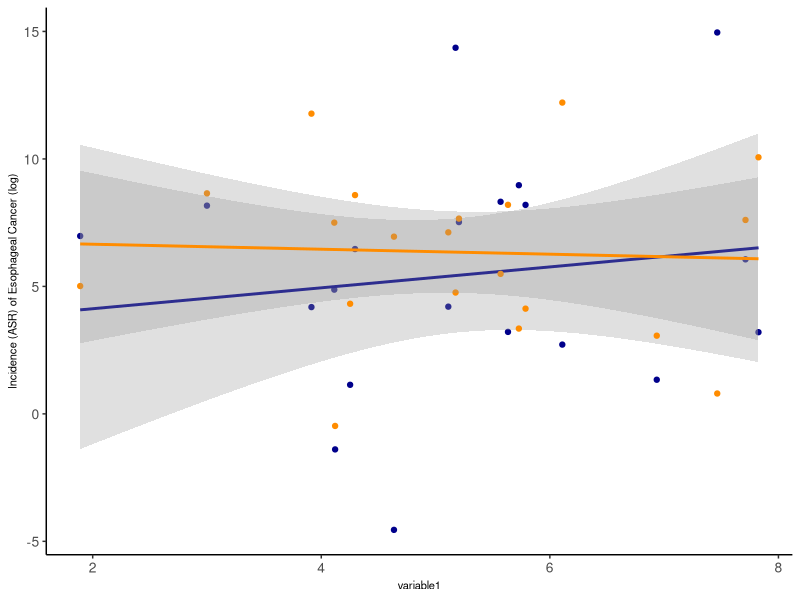
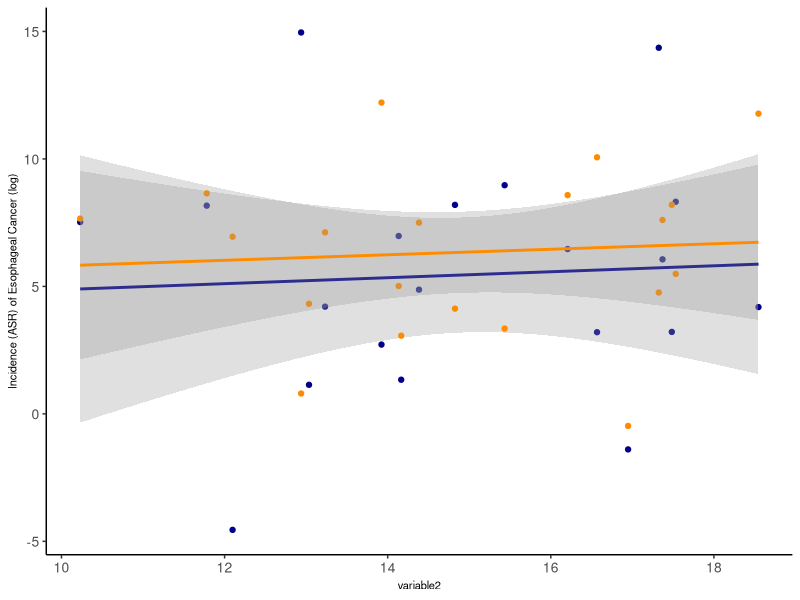
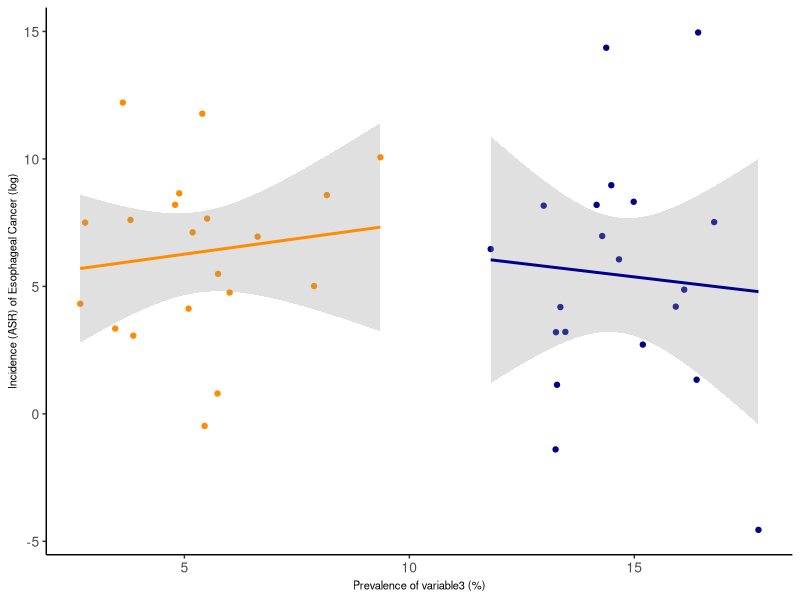
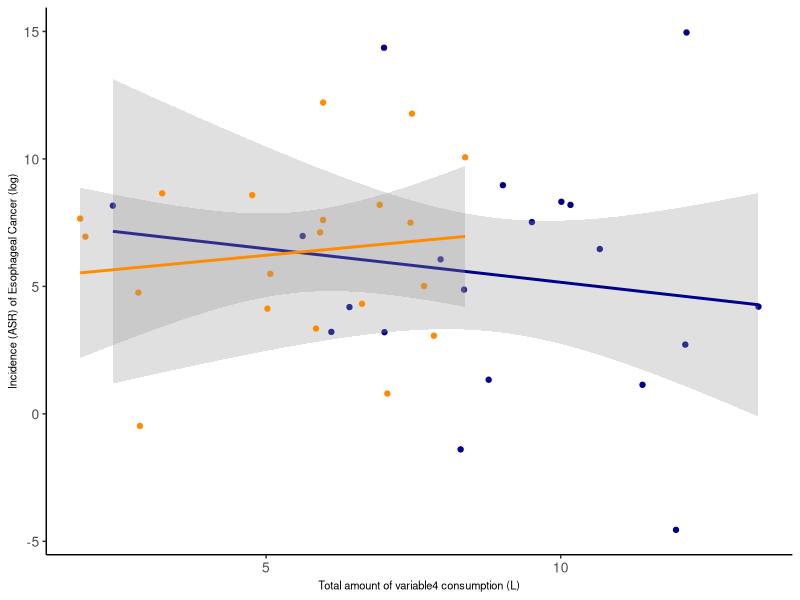
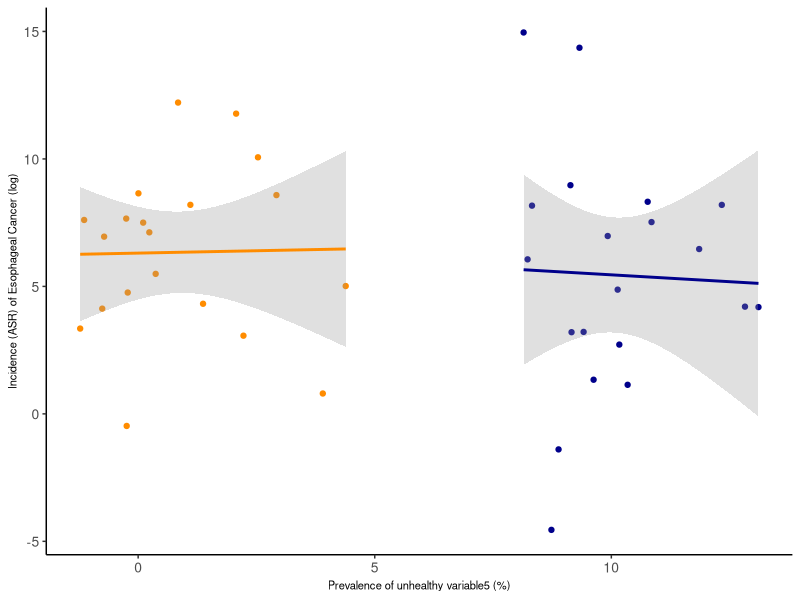
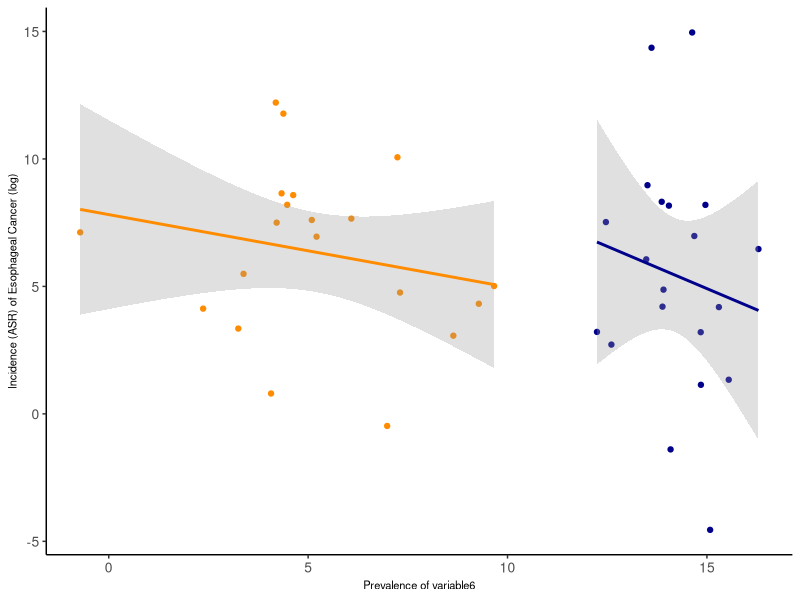
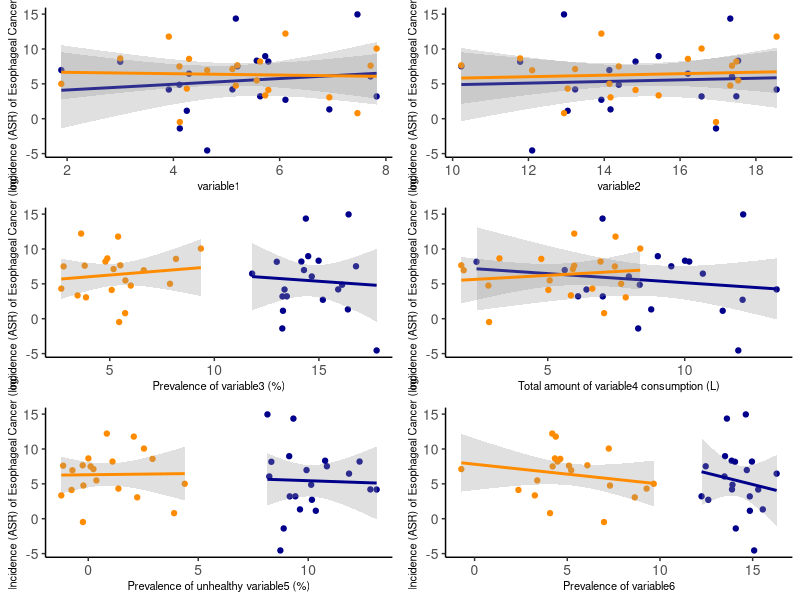

Reproduce these figures in R, in order.
## ---- chunk 1
# library(haven) # read dta file
library(ggplot2)
library(ggpubr)

rm(list=ls())
data <- read.csv("my_database.csv")
names(data)
str(data)

## ---- chunk 2
##### Sex #####
## variable1
variable1.m <- ggplot(data = data,
                mapping = aes(x = variable1, y = male_data)) +
  theme_classic() +
  geom_point(colour = "darkblue") +
  stat_smooth(method = 'lm',colour = "darkblue", alpha = 0.3,se = TRUE) +
  xlab("variable1") +
  ylab("Incidence (ASR) of Esophageal Cancer (log)") +   
  theme(axis.title.x = element_text(size = 8),         
        axis.title.y = element_text(size = 8),
        axis.text.x = element_text(size = 10),
        axis.text.y = element_text(size = 10))

variable1.m.f <- variable1.m +
  geom_point(aes(x = variable1, y = female_data),colour = "darkorange") +
  stat_smooth(aes(x = variable1, y = female_data),method = 'lm',
              colour = "darkorange", alpha = 0.3,se = TRUE)

variable1.m.f

## variable2
variable2.m <- ggplot(data = data,
                mapping = aes(x = variable2, y = male_data)) +
  theme_classic() +
  geom_point(colour = "darkblue") +
  stat_smooth(method = 'lm',colour = "darkblue", alpha = 0.3,se = TRUE) +
  xlab("variable2") +
  ylab("Incidence (ASR) of Esophageal Cancer (log)") +   
  theme(axis.title.x = element_text(size = 8),         
        axis.title.y = element_text(size = 8),
        axis.text.x = element_text(size = 10),
        axis.text.y = element_text(size = 10))

variable2.m.f <- variable2.m +
  geom_point(aes(x = variable2, y = female_data),colour = "darkorange") +
  stat_smooth(aes(x = variable2, y = female_data),method = 'lm',
              colour = "darkorange", alpha = 0.3,se = TRUE)

variable2.m.f

## variable3....
variable3.m <- ggplot(data = data,
                mapping = aes(x = variable3.male, y = male_data)) +
  theme_classic() +
  geom_point(colour = "darkblue") +
  stat_smooth(method = 'lm',colour = "darkblue", alpha = 0.3,se = TRUE) +
  xlab("Prevalence of variable3 (%)") +
  ylab("Incidence (ASR) of Esophageal Cancer (log)") +   
  theme(axis.title.x = element_text(size = 8),         
        axis.title.y = element_text(size = 8),
        axis.text.x = element_text(size = 10),
        axis.text.y = element_text(size = 10))

variable3.m.f <- variable3.m +
  geom_point(aes(x = variable3.female, y = female_data),colour = "darkorange") +
  stat_smooth(aes(x = variable3.female, y = female_data),
              method = 'lm',colour = "darkorange", alpha = 0.3,se = TRUE)

variable3.m.f

## variable4
variable4.m <- ggplot(data = data,
                mapping = aes(x = variable4.male, y = male_data)) +
  theme_classic() +
  geom_point(colour = "darkblue") +
  stat_smooth(method = 'lm',colour = "darkblue", alpha = 0.3,se = TRUE) +
  xlab("Total amount of variable4 consumption (L)") +
  ylab("Incidence (ASR) of Esophageal Cancer (log)") +   
  theme(axis.title.x = element_text(size = 8),         
        axis.title.y = element_text(size = 8),
        axis.text.x = element_text(size = 10),
        axis.text.y = element_text(size = 10))

variable4.m.f <- variable4.m +
  geom_point(aes(x = variable4.female, y = female_data),colour = "darkorange") +
  stat_smooth(aes(x = variable4.female, y = female_data),
              method = 'lm',colour = "darkorange", alpha = 0.3,se = TRUE)

variable4.m.f

## variable5
variable5.m <- ggplot(data = data,
                 mapping = aes(x = variable5.male, y = male_data)) +
  theme_classic() +
  geom_point(colour = "darkblue") +
  stat_smooth(method = 'lm',colour = "darkblue", alpha = 0.3,se = TRUE) +
  xlab("Prevalence of unhealthy variable5 (%)") +
  ylab("Incidence (ASR) of Esophageal Cancer (log)") +   
  theme(axis.title.x = element_text(size = 8),         
        axis.title.y = element_text(size = 8),
        axis.text.x = element_text(size = 10),
        axis.text.y = element_text(size = 10))

variable5.m.f <- variable5.m +
  geom_point(aes(x = variable5.female, y = female_data),colour = "darkorange") +
  stat_smooth(aes(x = variable5.female, y = female_data),
              method = 'lm',colour = "darkorange", alpha = 0.3,se = TRUE)

variable5.m.f

## variable6
variable6.m <- ggplot(data = data,
                mapping = aes(x = variable6.male, y = male_data)) +
  theme_classic() +
  geom_point(colour = "darkblue") +
  stat_smooth(method = 'lm',colour = "darkblue", alpha = 0.3,se = TRUE) +
  xlab("Prevalence of variable6") +
  ylab("Incidence (ASR) of Esophageal Cancer (log)") +   
  theme(axis.title.x = element_text(size = 8),         
        axis.title.y = element_text(size = 8),
        axis.text.x = element_text(size = 10),
        axis.text.y = element_text(size = 10))

variable6.m.f <- variable6.m +
  geom_point(aes(x = variable6.female, y = female_data),
             colour = "darkorange") +
  stat_smooth(aes(x = variable6.female, y = female_data),
              method = 'lm',colour = "darkorange", alpha = 0.3,se = TRUE)

variable6.m.f

## ---- chunk 3

ggarrange(variable1.m.f,variable2.m.f,variable3.m.f,variable4.m.f,variable5.m.f,
          variable6.m.f,ncol = 2, nrow = 3)


#####

## ---- chunk 4

## ---- chunk 5

